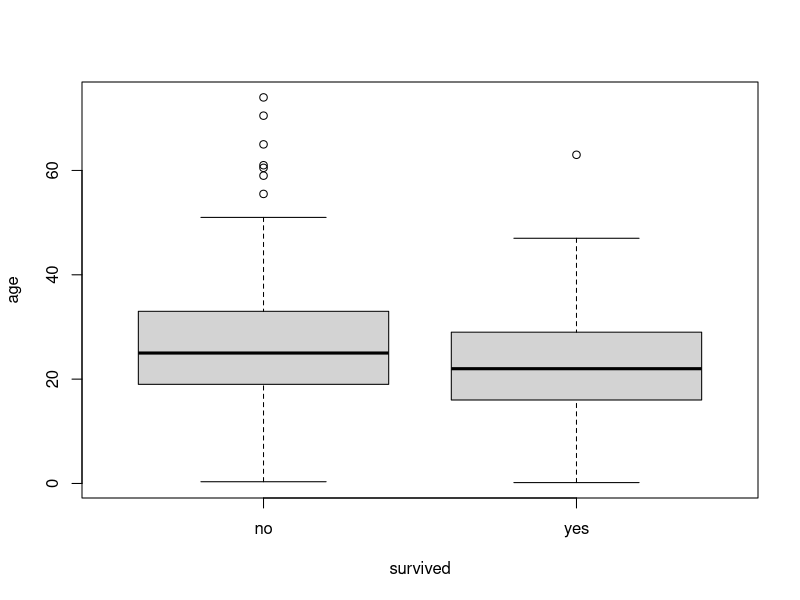
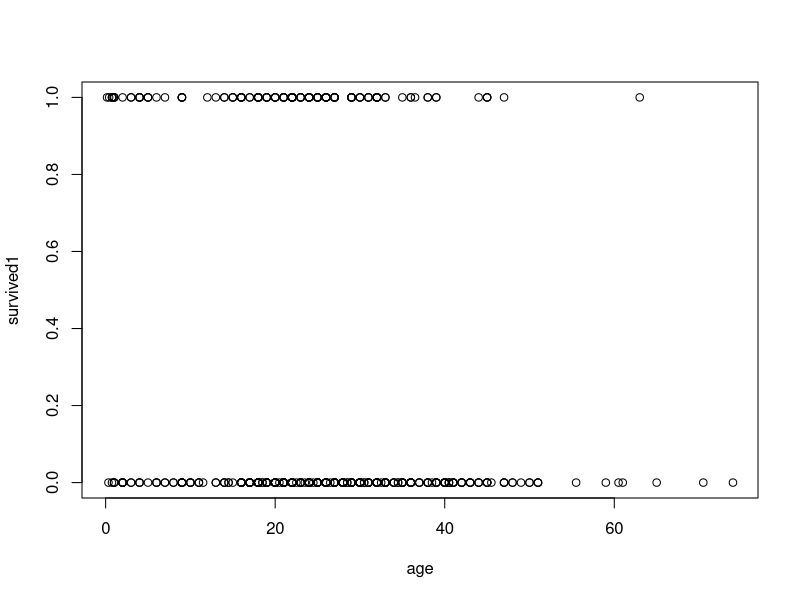
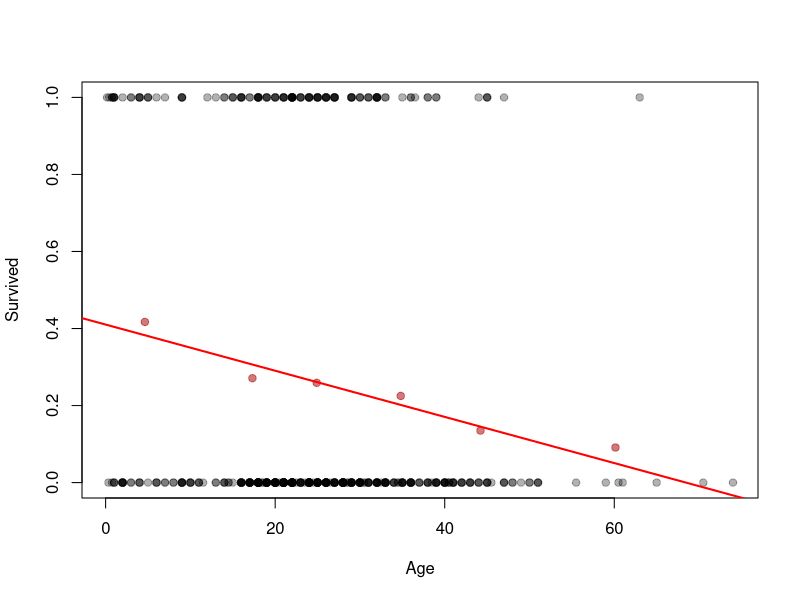
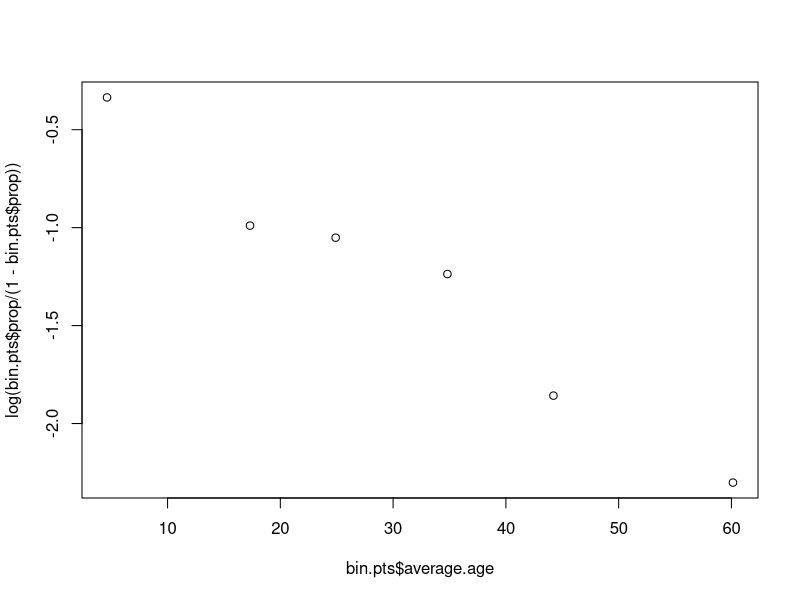
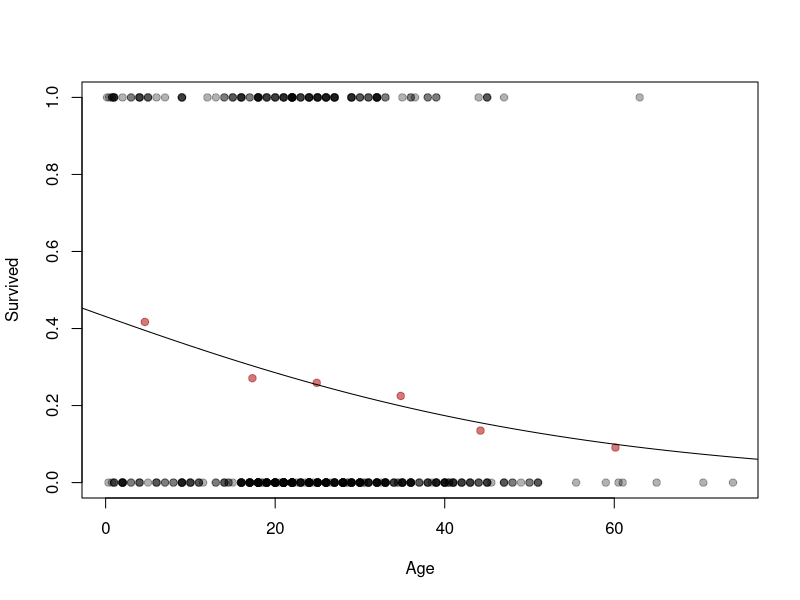

These charts were generated, in order, by the following R code:
library(carData)
data(TitanicSurvival)
Titanic = na.omit(TitanicSurvival)
Titanic3 = Titanic[Titanic$passengerClass == "3rd",]
age <- Titanic3$age
survived <- Titanic3$survived

# Make a boxplot of age and survived
# Not helpful because doesn't show the density distribution
boxplot(age ~ survived, Titanic3,
        xlab="survived", ylab="age")

# Convert survival status into boolean
# Aside from died having a wider spread, not much can be learned
  # survived1 = ifelse(survived=="yes", 1, 0)
survived1 = as.numeric(survived == "yes")
plot(age, survived1)

# Convert age into a discrete variable by binning ages
  # bins = c(seq(0, 50, by=10), 80)
  # freq = hist(age, breaks=bins, include.lowest=TRUE, plot=FALSE)
ag = numeric(length(age))
ag[age <= 10] = 1
ag[age > 10 & age <= 20] = 2
ag[age > 20 & age <= 30] = 3
ag[age > 30 & age <= 40] = 4
ag[age > 40 & age <= 50] = 5
ag[age > 50] = 6
table(ag)

# Calculate the average age within each bin
average.age = sapply(1:6, function(z) { mean(age[ag == z]) })
round(average.age, 2)

# Summarize the ages within each bin with a more appropriate metric
median.age = sapply(1:6, function(z) { median(age[ag == z]) })
round(median.age, 2)

# For each bin, calculate the proportion of individuals who survived and died
  # average.survived = sapply(1:6, function(z) { mean(survived1[ag == z]) })
  # round(average.survived, 2)
prop.survived = round(as.matrix(table(ag, survived)) / as.numeric(table(ag)), 3)
prop.survived

# Add dots representing the proportion of survived at average age per bin
  # plot(c(age, average.age), c(survived1, prop.survived[,2]))
bin.pts = data.frame(average.age, prop=prop.survived[,2])
plotiv <- function() {
  plot(age, survived1, pch=19, col=adjustcolor("black", 0.3),
       xlab="Age", ylab="Survived")
  points(bin.pts, pch=19, col=adjustcolor("firebrick", 0.6))
}
plotiv()

# Apply least squares and fit a regression line
# Roughly -0.006 survivability per year
fit = lm(survived1 ~ age) # fit y to x
summary(fit)
abline(fit, col="red", lwd=2)

# Predict age at 25% survivability
age.pred <- function(y, fit) {
  return((y-fit$coefficients['(Intercept)']) / fit$coefficients['age'])
}
threshold = age.pred(0.25, fit)

# Proportion of ages smaller than that age
  # length(age[age < threshold])/length(age)
mean(age <= threshold)

# Plot the logits of proportions
plot(bin.pts$average.age, log(bin.pts$prop / (1-bin.pts$prop)))

# Fit and report a regression line on the transformed data
# Need ag to weigh each average age according to bin counts 
sur.fit = lm(I (log(prop / (1-prop))) ~ average.age, data = bin.pts, weights=table(ag))
summary(sur.fit)

# Unlog the new regression line and plot on the old data
# Now the line doesn't go lower than 0 no matter the age
plotiv()

log.fn <- function(z) { 1/(1+exp(-z)) } # Unlogs regression
z = seq(-5, 80, length.out=100)
lines(z, log.fn(sur.fit$coefficients[1] + sur.fit$coefficients[2]*z))
abline(coef=sur.fit$coef) # Not sure what this line does lol
